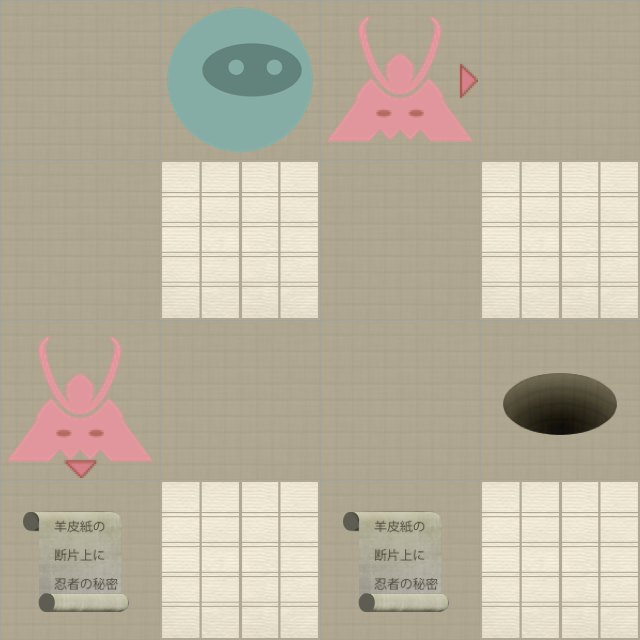

This game map was drawn from its Tiled (.tmx) file and the tilesets committed beside it. A one-line description and the trimmed map source follow:
An orthogonal 4x4 tile map with 160x160 px tiles, 2 tile layers (Level, Actors).

<map version="1.0" orientation="orthogonal" width="4" height="4" tilewidth="160" tileheight="160">
 <properties>
  <property name="moves" value="4" />
 </properties>
 <tileset firstgid="1" name="tiles" tilewidth="160" tileheight="160" spacing="2" margin="2">
  <image source="tiles-ipadhd.png" width="1024" height="1024" />
  <tile id="0">
   <properties>
    <property name="actor" value="exit" />
   </properties>
  </tile>
  <tile id="2">
   <properties>
    <property name="actor" value="guard" />
    <property name="direction" value="down" />
   </properties>
  </tile>
  <tile id="3">
   <properties>
    <property name="actor" value="guard" />
    <property name="direction" value="left" />
   </properties>
  </tile>
  <tile id="4">
   <properties>
    <property name="actor" value="guard" />
    <property name="direction" value="right" />
   </properties>
  </tile>
  <tile id="5">
   <properties>
    <property name="actor" value="guard" />
    <property name="direction" value="up" />
   </properties>
  </tile>
  <tile id="7">
   <properties>
    <property name="actor" value="player" />
   </properties>
  </tile>
  <tile id="8">
   <properties>
    <property name="actor" value="scroll" />
   </properties>
  </tile>
  <tile id="9">
   <properties>
    <property name="wall" value="1" />
   </properties>
  </tile>
 </tileset>
 <layer name="Level" width="4" height="4">
  <data>[16 cells, 16 non-empty, 2 distinct tile ids]</data>
 </layer>
 <layer name="Actors" width="4" height="4">
  <data>[16 cells, 6 non-empty, 5 distinct tile ids]</data>
 </layer>
</map>
